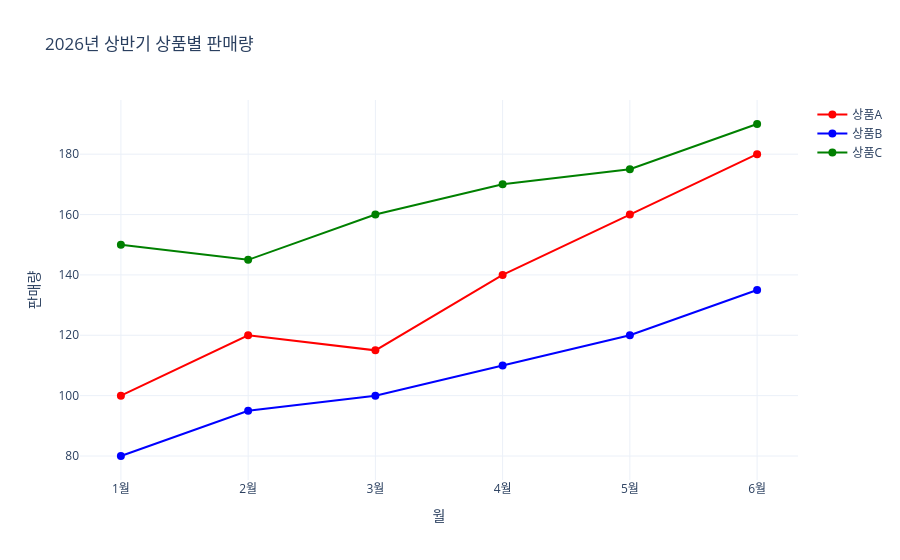
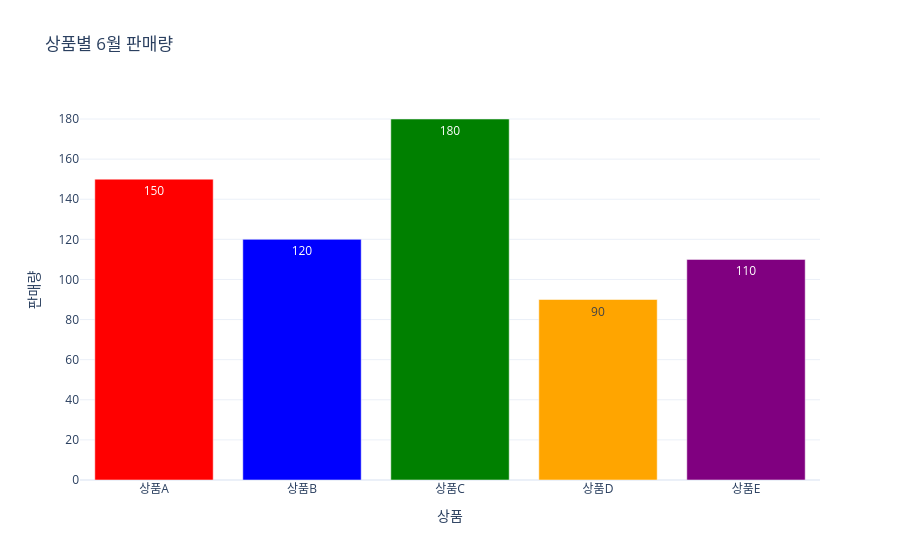

The notebook cell saved with these charts, in order:
### Markdown cell above
#### 인터랙티 그래프 (Plotly 맛보기)

### Code cell
import numpy as np
import pandas as pd
import plotly.graph_objects as go
import plotly.express as px

# 예제 데이터 준비
months = ['1월', '2월', '3월', '4월', '5월', '6월']
product_a = [100, 120, 115, 140, 160, 180]
product_b = [80, 95, 100, 110, 120, 135]
product_c = [150, 145, 160, 170, 175, 190]

# 1 기본 선 그래프 (인터랙티브)
print("=== 1 기본 선 그래프 (인터랙티브) ===")

fig = go.Figure()

# 상품 A 추가
fig.add_trace(go.Scatter(
    x=months,
    y=product_a,
    mode='lines+markers',
    name='상품A',
    line=dict(color='red', width=2),
    marker=dict(size=8)
))

# 상품 B 추가
fig.add_trace(go.Scatter(
    x=months,
    y=product_b,
    mode='lines+markers',
    name='상품B',
    line=dict(color='blue', width=2),
    marker=dict(size=8)
))

# 상품 C 추가
fig.add_trace(go.Scatter(
    x=months,
    y=product_c,
    mode='lines+markers',
    name='상품C',
    line=dict(color='green', width=2),
    marker=dict(size=8)
))

# 레이아웃 설정
fig.update_layout(
    title='2026년 상반기 상품별 판매량',
    xaxis_title='월',
    yaxis_title='판매량',
    hovermode='x unified',
    template='plotly_white'
)

fig.show()

# 2 막대 그래프 (인터랙티브)
print("\n=== 2 막대 그래프 (인터랙티브) ===")

categories = ['상품A', '상품B', '상품C', '상품D', '상품E']
values = [150, 120, 180, 90, 110]
colors = ['red', 'blue', 'green', 'orange', 'purple']

fig = go.Figure(data=[
    go.Bar(
        x=categories,
        y=values,
        marker=dict(color=colors),
        text=values,
        textposition='auto',
        hovertemplate='<b>%{x}</b><br>판매량: %{y}개<extra></extra>'
    )
])

fig.update_layout(
    title='상품별 6월 판매량',
    xaxis_title='상품',
    yaxis_title='판매량',
    template='plotly_white'
)

fig.show()

### Figure 1 — Plotly figure (JSON) as saved in the notebook; plotly's stock layout.template omitted (floating-point values rounded to 4 significant figures)
{"data": [{"line": {"color": "red", "width": 2}, "marker": {"size": 8}, "mode": "lines+markers", "name": "상품A", "type": "scatter", "x": ["1월", "2월", "3월", "4월", "5월", "6월"], "y": [100, 120, 115, 140, 160, 180]}, {"line": {"color": "blue", "width": 2}, "marker": {"size": 8}, "mode": "lines+markers", "name": "상품B", "type": "scatter", "x": ["1월", "2월", "3월", "4월", "5월", "6월"], "y": [80, 95, 100, 110, 120, 135]}, {"line": {"color": "green", "width": 2}, "marker": {"size": 8}, "mode": "lines+markers", "name": "상품C", "type": "scatter", "x": ["1월", "2월", "3월", "4월", "5월", "6월"], "y": [150, 145, 160, 170, 175, 190]}], "layout": {"hovermode": "x unified", "title": {"text": "2026년 상반기 상품별 판매량"}, "xaxis": {"title": {"text": "월"}}, "yaxis": {"title": {"text": "판매량"}}}}

### Figure 2 — Plotly figure (JSON) as saved in the notebook; plotly's stock layout.template omitted (floating-point values rounded to 4 significant figures)
{"data": [{"hovertemplate": "<b>%{x}</b><br>판매량: %{y}개<extra></extra>", "marker": {"color": ["red", "blue", "green", "orange", "purple"]}, "text": ["150", "120", "180", "90", "110"], "textposition": "auto", "type": "bar", "x": ["상품A", "상품B", "상품C", "상품D", "상품E"], "y": [150, 120, 180, 90, 110]}], "layout": {"title": {"text": "상품별 6월 판매량"}, "xaxis": {"title": {"text": "상품"}}, "yaxis": {"title": {"text": "판매량"}}}}
